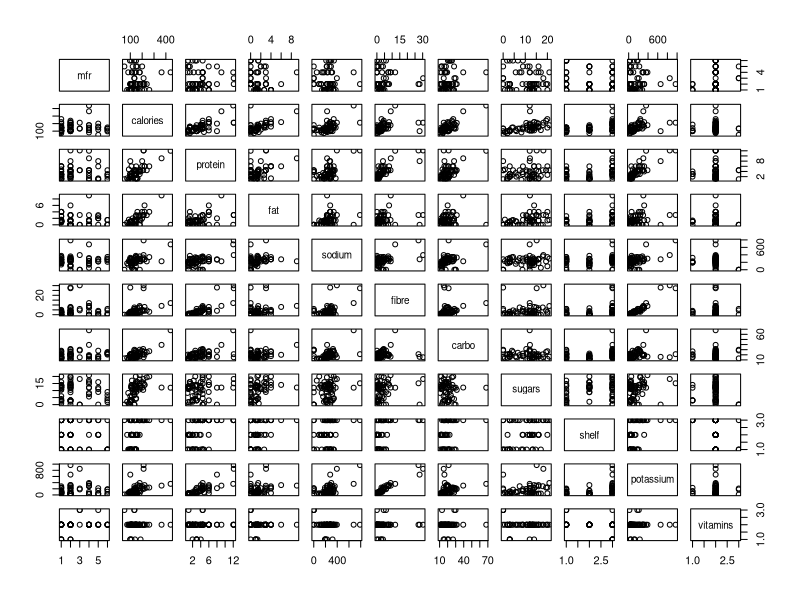
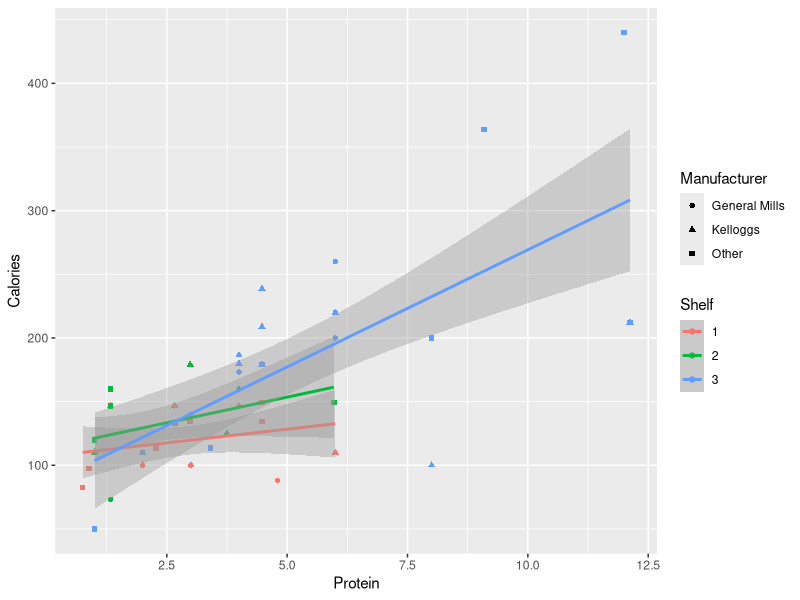
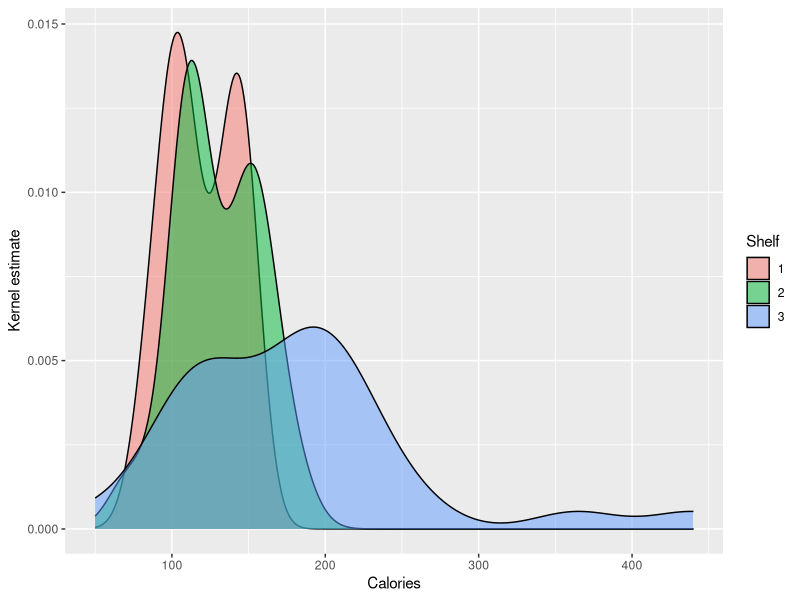
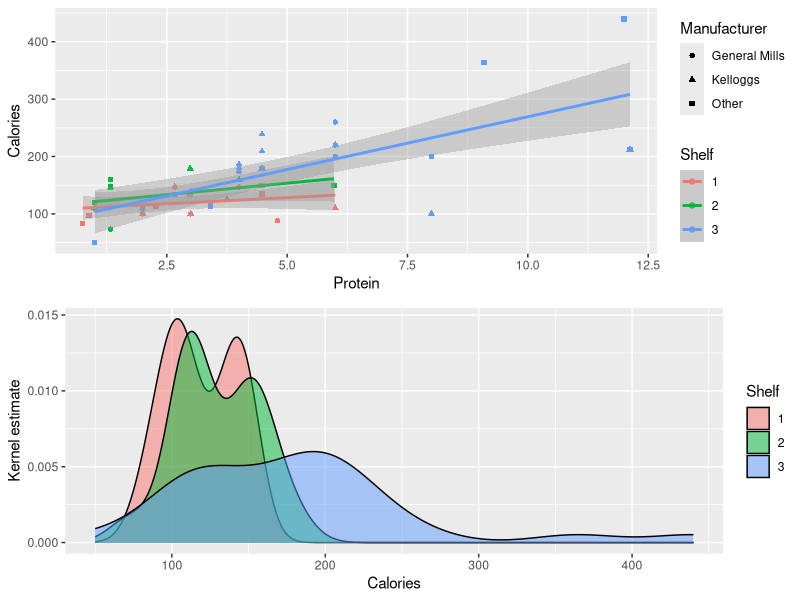
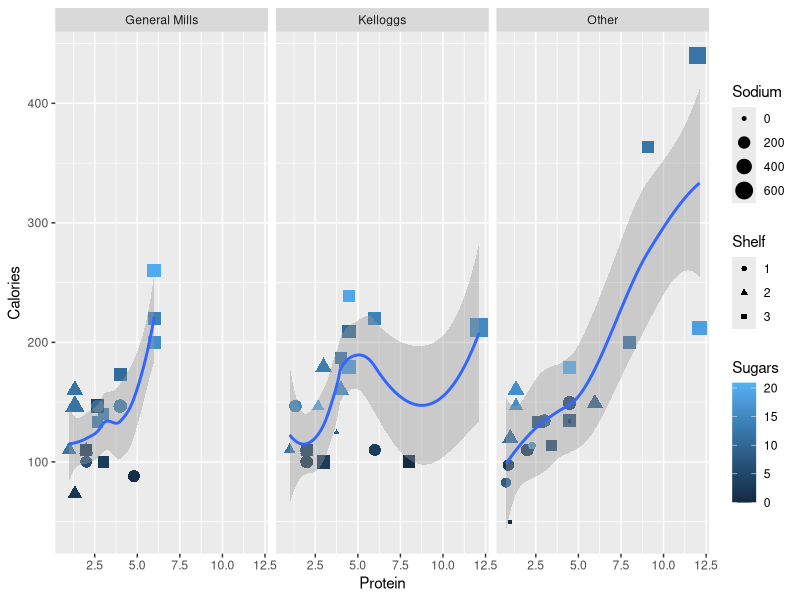

Reproduce these figures in R, in order.
# 24.1
library("MASS")
?UScereal
summary(UScereal)
pairs(UScereal)

cereal <- UScereal
mfr <- as.numeric(cereal$mfr)
mfr[mfr>2] <- 3
cereal$mfr <- factor(mfr, labels = c("General Mills", "Kelloggs", "Other"))
cereal$shelf <- factor(cereal$shelf)

library(ggplot2)
b1 <- ggplot(cereal, aes(x = protein, y = calories, col = shelf)) +
  geom_point(aes(shape = mfr)) +
  geom_smooth(method = "lm") +
  labs(x = "Protein", y = "Calories", col = "Shelf", size = "Carbs", shape = "Manufacturer")
b1

b2 <- ggplot(cereal, aes(x = calories, fill = shelf)) +
  geom_density(alpha = 0.5) +
  labs(x = "Calories", y = "Kernel estimate", fill = "Shelf")
b2

library("gridExtra")
grid.arrange(b1, b2)

d <- ggplot(cereal, aes(x = protein, y = calories)) +
  geom_point(aes(col = sugars, size = sodium, shape = shelf)) + 
  geom_smooth(method = "loess", span = 0.9) +
  facet_wrap(~mfr) +
  labs(x = "Protein", y = "Calories", col = "Sugars", shape = "Shelf", size = "Sodium")
d